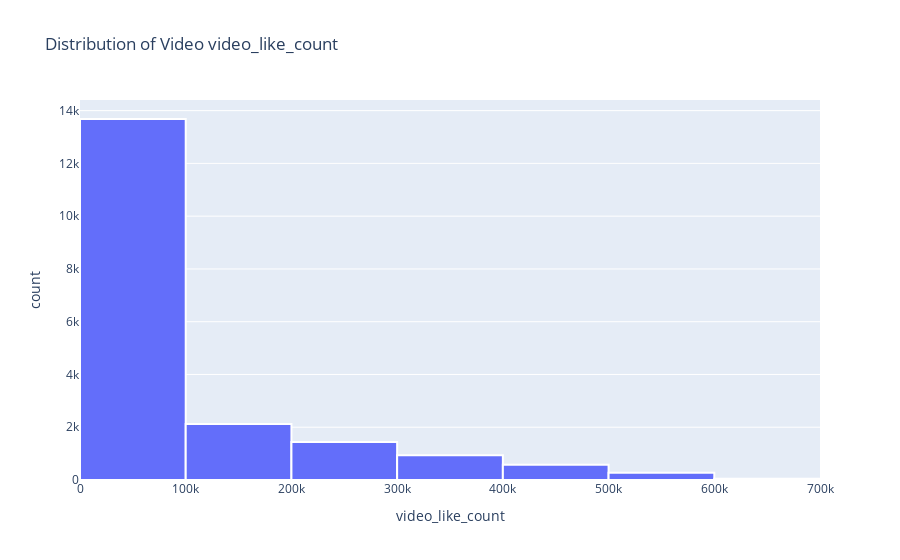

Write notebook code for a chart like this one.
### Markdown cell above
Create a histogram of the values in the `video_like_count` column to further explore the distribution of this variable.

### Code cell
fig = px.histogram(data, x="video_like_count", nbins= 12, title = 'Distribution of Video video_like_count' )
fig.update_traces(marker_line_width=2,marker_line_color="white")

fig.show()

### Figure 1 — Plotly figure (JSON) as saved in the notebook; plotly's stock layout.template omitted (floating-point values rounded to 4 significant figures; data arrays with more than 128 entries replaced by an {"elided": "..."} marker saying what was removed)
{"data": [{"alignmentgroup": "True", "bingroup": "x", "hovertemplate": "video_like_count=%{x}<br>count=%{y}<extra></extra>", "legendgroup": "", "marker": {"color": "#636efa", "line": {"color": "white", "width": 2}, "pattern": {"shape": ""}}, "name": "", "nbinsx": 12, "offsetgroup": "", "orientation": "v", "showlegend": false, "type": "histogram", "x": {"elided": "19382 int values"}, "xaxis": "x", "yaxis": "y"}], "layout": {"autosize": true, "barmode": "relative", "legend": {"tracegroupgap": 0}, "title": {"text": "Distribution of Video video_like_count"}, "xaxis": {"anchor": "y", "autorange": true, "domain": [0, 1], "range": [-0.5, 700000.0], "title": {"text": "video_like_count"}, "type": "linear"}, "yaxis": {"anchor": "x", "autorange": true, "domain": [0, 1], "range": [0, 14400.0], "title": {"text": "count"}}}}
